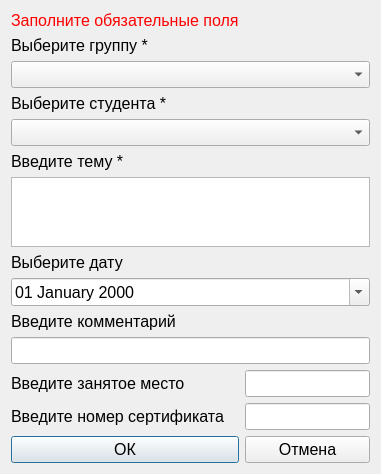
<?xml version="1.0" encoding="UTF-8"?>
<ui version="4.0">
 <class>addoredit_konf_sem</class>
 <widget class="QDialog" name="addoredit_konf_sem">
  <property name="geometry">
   <rect>
    <x>0</x>
    <y>0</y>
    <width>381</width>
    <height>458</height>
   </rect>
  </property>
  <property name="windowTitle">
   <string>добавление записи</string>
  </property>
  <layout class="QGridLayout" name="gridLayout">
   <item row="0" column="0">
    <widget class="QLabel" name="label_error">
     <property name="font">
      <font>
       <pointsize>12</pointsize>
      </font>
     </property>
     <property name="styleSheet">
      <string notr="true">color:red</string>
     </property>
     <property name="text">
      <string>Заполните обязательные поля</string>
     </property>
    </widget>
   </item>
   <item row="1" column="0">
    <widget class="QLabel" name="label">
     <property name="font">
      <font>
       <pointsize>12</pointsize>
      </font>
     </property>
     <property name="text">
      <string>Выберите группу *</string>
     </property>
    </widget>
   </item>
   <item row="2" column="0" colspan="2">
    <widget class="QComboBox" name="comboBox_group">
     <property name="font">
      <font>
       <pointsize>12</pointsize>
      </font>
     </property>
    </widget>
   </item>
   <item row="3" column="0" colspan="2">
    <widget class="QLabel" name="label_2">
     <property name="font">
      <font>
       <pointsize>12</pointsize>
      </font>
     </property>
     <property name="text">
      <string>Выберите студента *</string>
     </property>
    </widget>
   </item>
   <item row="4" column="0" colspan="2">
    <widget class="QComboBox" name="comboBox_student">
     <property name="font">
      <font>
       <pointsize>12</pointsize>
      </font>
     </property>
    </widget>
   </item>
   <item row="5" column="0" colspan="2">
    <widget class="QLabel" name="label_3">
     <property name="font">
      <font>
       <pointsize>12</pointsize>
      </font>
     </property>
     <property name="text">
      <string>Введите тему *</string>
     </property>
    </widget>
   </item>
   <item row="6" column="0" colspan="2">
    <widget class="QPlainTextEdit" name="plainTextEdit_tema">
     <property name="font">
      <font>
       <pointsize>12</pointsize>
      </font>
     </property>
    </widget>
   </item>
   <item row="7" column="0">
    <widget class="QLabel" name="label_4">
     <property name="font">
      <font>
       <pointsize>12</pointsize>
      </font>
     </property>
     <property name="text">
      <string>Выберите дату</string>
     </property>
    </widget>
   </item>
   <item row="8" column="0" colspan="2">
    <widget class="QDateEdit" name="dateEdit">
     <property name="font">
      <font>
       <pointsize>12</pointsize>
      </font>
     </property>
     <property name="displayFormat">
      <string>dd MMMM yyyy</string>
     </property>
     <property name="calendarPopup">
      <bool>true</bool>
     </property>
    </widget>
   </item>
   <item row="9" column="0">
    <widget class="QLabel" name="label_5">
     <property name="font">
      <font>
       <pointsize>12</pointsize>
      </font>
     </property>
     <property name="text">
      <string>Введите комментарий</string>
     </property>
    </widget>
   </item>
   <item row="10" column="0" colspan="2">
    <widget class="QLineEdit" name="lineEdit_comment">
     <property name="font">
      <font>
       <pointsize>12</pointsize>
      </font>
     </property>
    </widget>
   </item>
   <item row="11" column="0">
    <widget class="QLabel" name="label_6">
     <property name="font">
      <font>
       <pointsize>12</pointsize>
      </font>
     </property>
     <property name="text">
      <string>Введите занятое место</string>
     </property>
    </widget>
   </item>
   <item row="12" column="0">
    <widget class="QLabel" name="label_7">
     <property name="font">
      <font>
       <pointsize>12</pointsize>
      </font>
     </property>
     <property name="text">
      <string>Введите номер сертификата</string>
     </property>
    </widget>
   </item>
   <item row="12" column="1">
    <widget class="QLineEdit" name="lineEdit_sertifikat">
     <property name="font">
      <font>
       <pointsize>12</pointsize>
      </font>
     </property>
    </widget>
   </item>
   <item row="13" column="0">
    <widget class="QPushButton" name="pushButton_ok">
     <property name="font">
      <font>
       <pointsize>12</pointsize>
      </font>
     </property>
     <property name="text">
      <string>ОК</string>
     </property>
     <property name="icon">
      <iconset resource="../resourses.qrc">
       <normaloff>:/img/img/ok.png</normaloff>:/img/img/ok.png</iconset>
     </property>
    </widget>
   </item>
   <item row="13" column="1">
    <widget class="QPushButton" name="pushButton_cancel">
     <property name="font">
      <font>
       <pointsize>12</pointsize>
      </font>
     </property>
     <property name="text">
      <string>Отмена</string>
     </property>
     <property name="icon">
      <iconset resource="../resourses.qrc">
       <normaloff>:/img/img/cancel.png</normaloff>:/img/img/cancel.png</iconset>
     </property>
    </widget>
   </item>
   <item row="11" column="1">
    <widget class="QLineEdit" name="lineEdit_mesto">
     <property name="font">
      <font>
       <pointsize>12</pointsize>
      </font>
     </property>
    </widget>
   </item>
  </layout>
 </widget>
 <resources>
  <include location="../resourses.qrc"/>
 </resources>
 <connections/>
</ui>
